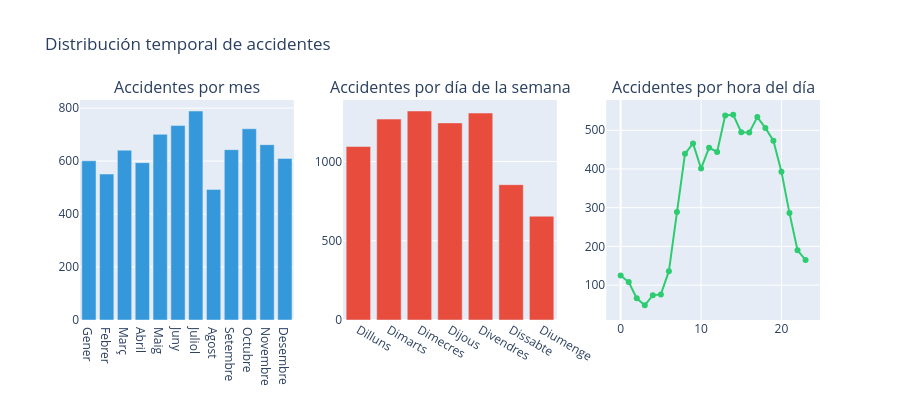

Notebook cell for this chart:
### Markdown cell above
## 5. Análisis descriptivo - Distribución temporal

Análisis de la distribución de accidentes a lo largo del tiempo: por mes, día de la semana y hora del día.

### Code cell
# Orden lógico de los días de la semana en catalán
DAY_ORDER = ["Dilluns", "Dimarts", "Dimecres", "Dijous", "Divendres", "Dissabte", "Diumenge"]
MONTH_ORDER = ["Gener", "Febrer", "Març", "Abril", "Maig", "Juny",
               "Juliol", "Agost", "Setembre", "Octubre", "Novembre", "Desembre"]

fig_temporal = make_subplots(
    rows=1, cols=3,
    subplot_titles=("Accidentes por mes", "Accidentes por día de la semana", "Accidentes por hora del día"),
)

# Por mes (usamos T_ACCIDENTS para conteo real de accidentes)
month_counts = df_accidents.groupby("nom_mes")["numero_expedient"].nunique().reindex(MONTH_ORDER).dropna()
fig_temporal.add_trace(
    go.Bar(x=month_counts.index, y=month_counts.values, marker_color="#3498db", name="Por mes"),
    row=1, col=1,
)

# Por día de la semana
day_counts = df_accidents.groupby("descripcio_dia_setmana")["numero_expedient"].nunique().reindex(DAY_ORDER).dropna()
fig_temporal.add_trace(
    go.Bar(x=day_counts.index, y=day_counts.values, marker_color="#e74c3c", name="Por día"),
    row=1, col=2,
)

# Por hora
hour_counts = df_accidents.groupby("hora_dia")["numero_expedient"].nunique().reset_index()
hour_counts.columns = ["hora", "total"]
fig_temporal.add_trace(
    go.Scatter(x=hour_counts["hora"], y=hour_counts["total"], mode="lines+markers",
               marker_color="#2ecc71", name="Por hora"),
    row=1, col=3,
)

fig_temporal.update_layout(height=400, showlegend=False, title_text="Distribución temporal de accidentes")
fig_temporal.show()

### Figure 1 — Plotly figure (JSON) as saved in the notebook; plotly's stock layout.template omitted (floating-point values rounded to 4 significant figures)
{"data": [{"marker": {"color": "#3498db"}, "name": "Por mes", "type": "bar", "x": ["Gener", "Febrer", "Març", "Abril", "Maig", "Juny", "Juliol", "Agost", "Setembre", "Octubre", "Novembre", "Desembre"], "xaxis": "x", "y": [601, 551, 641, 594, 701, 734, 789, 493, 643, 722, 662, 610], "yaxis": "y"}, {"marker": {"color": "#e74c3c"}, "name": "Por día", "type": "bar", "x": ["Dilluns", "Dimarts", "Dimecres", "Dijous", "Divendres", "Dissabte", "Diumenge"], "xaxis": "x2", "y": [1095, 1268, 1319, 1244, 1306, 854, 655], "yaxis": "y2"}, {"marker": {"color": "#2ecc71"}, "mode": "lines+markers", "name": "Por hora", "type": "scatter", "x": [0, 1, 2, 3, 4, 5, 6, 7, 8, 9, 10, 11, 12, 13, 14, 15, 16, 17, 18, 19, 20, 21, 22, 23], "xaxis": "x3", "y": [125, 108, 66, 48, 74, 76, 136, 289, 439, 466, 401, 455, 444, 538, 540, 495, 494, 534, 506, 473, 393, 286, 190, 165], "yaxis": "y3"}], "layout": {"annotations": [{"font": {"size": 16}, "showarrow": false, "text": "Accidentes por mes", "x": 0.1444, "xanchor": "center", "xref": "paper", "y": 1, "yanchor": "bottom", "yref": "paper"}, {"font": {"size": 16}, "showarrow": false, "text": "Accidentes por día de la semana", "x": 0.5, "xanchor": "center", "xref": "paper", "y": 1, "yanchor": "bottom", "yref": "paper"}, {"font": {"size": 16}, "showarrow": false, "text": "Accidentes por hora del día", "x": 0.8556, "xanchor": "center", "xref": "paper", "y": 1, "yanchor": "bottom", "yref": "paper"}], "height": 400, "showlegend": false, "title": {"text": "Distribución temporal de accidentes"}, "xaxis": {"anchor": "y", "domain": [0, 0.2889]}, "xaxis2": {"anchor": "y2", "domain": [0.3556, 0.6444]}, "xaxis3": {"anchor": "y3", "domain": [0.7111, 1]}, "yaxis": {"anchor": "x", "domain": [0, 1]}, "yaxis2": {"anchor": "x2", "domain": [0, 1]}, "yaxis3": {"anchor": "x3", "domain": [0, 1]}}}
